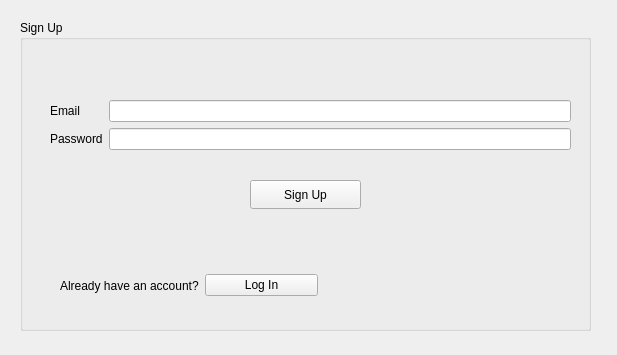
<?xml version="1.0" encoding="UTF-8"?>
<ui version="4.0">
 <class>startup</class>
 <widget class="QWidget" name="startup">
  <property name="geometry">
   <rect>
    <x>0</x>
    <y>0</y>
    <width>617</width>
    <height>355</height>
   </rect>
  </property>
  <property name="windowTitle">
   <string>Form</string>
  </property>
  <widget class="QGroupBox" name="groupBox">
   <property name="geometry">
    <rect>
     <x>20</x>
     <y>20</y>
     <width>571</width>
     <height>311</height>
    </rect>
   </property>
   <property name="title">
    <string>Sign Up</string>
   </property>
   <widget class="QPushButton" name="pushButton">
    <property name="geometry">
     <rect>
      <x>230</x>
      <y>160</y>
      <width>111</width>
      <height>29</height>
     </rect>
    </property>
    <property name="text">
     <string>Sign Up</string>
    </property>
   </widget>
   <widget class="QWidget" name="layoutWidget">
    <property name="geometry">
     <rect>
      <x>30</x>
      <y>80</y>
      <width>521</width>
      <height>71</height>
     </rect>
    </property>
    <layout class="QFormLayout" name="formLayout">
     <item row="0" column="0">
      <widget class="QLabel" name="label">
       <property name="text">
        <string>Email</string>
       </property>
      </widget>
     </item>
     <item row="0" column="1">
      <widget class="QLineEdit" name="lineEdit_username">
       <property name="enabled">
        <bool>true</bool>
       </property>
      </widget>
     </item>
     <item row="1" column="0">
      <widget class="QLabel" name="label_2">
       <property name="text">
        <string>Password</string>
       </property>
      </widget>
     </item>
     <item row="1" column="1">
      <widget class="QLineEdit" name="lineEdit_password">
       <property name="echoMode">
        <enum>QLineEdit::Password</enum>
       </property>
      </widget>
     </item>
    </layout>
   </widget>
   <widget class="QWidget" name="layoutWidget">
    <property name="geometry">
     <rect>
      <x>40</x>
      <y>250</y>
      <width>258</width>
      <height>31</height>
     </rect>
    </property>
    <layout class="QHBoxLayout" name="horizontalLayout">
     <item>
      <widget class="QLabel" name="label_3">
       <property name="text">
        <string>Already have an account?</string>
       </property>
      </widget>
     </item>
     <item>
      <widget class="QPushButton" name="pushButton_2">
       <property name="text">
        <string>Log In</string>
       </property>
      </widget>
     </item>
    </layout>
   </widget>
  </widget>
 </widget>
 <resources/>
 <connections/>
</ui>
